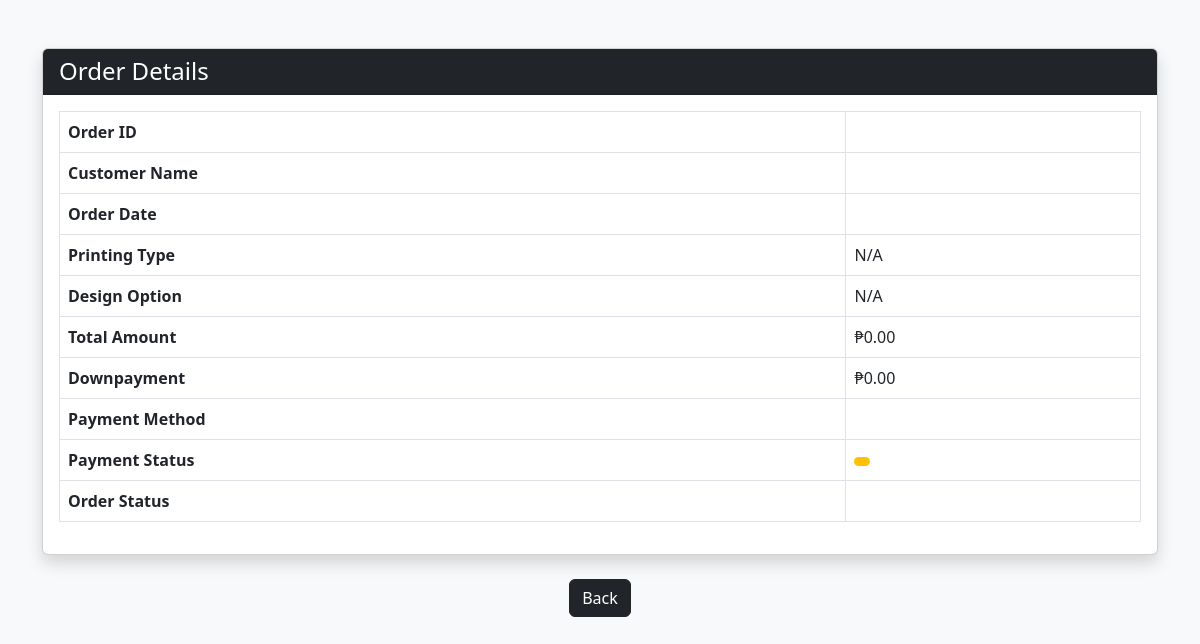
Page /manager/view_order.php?order_id=3U739 on the earlier database version.
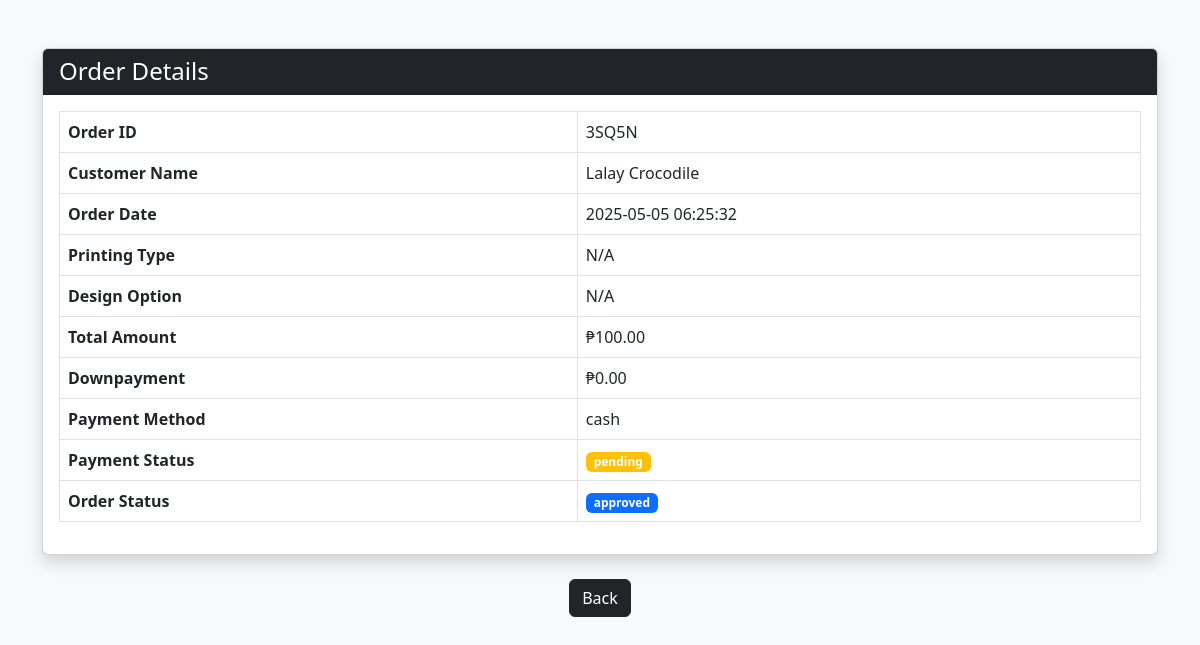
Same page on the later database version.
### tables this page shows
CREATE TABLE `orders` (
  `order_id` varchar(10) NOT NULL,
  `customer_id` int(11) NOT NULL,
  `order_type` enum('tailoring','sublimation') NOT NULL,
  `total_amount` decimal(10,2) NOT NULL,
  `downpayment_amount` decimal(10,2) NOT NULL,
  `payment_method` enum('cash','gcash') NOT NULL,
  `payment_status` enum('pending','downpayment_paid','fully_paid') DEFAULT 'pending',
  `order_status` enum('pending_approval','declined','approved','in_process','ready_for_pickup','completed') DEFAULT 'pending_approval',
  `staff_id` int(11) DEFAULT NULL,
  `manager_id` int(11) DEFAULT NULL,
  `notes` text DEFAULT NULL,
  `created_at` timestamp NOT NULL DEFAULT current_timestamp(),
  `updated_at` timestamp NOT NULL DEFAULT current_timestamp() ON UPDATE current_timestamp(),
  `screenshot_path` varchar(255) DEFAULT NULL,
  `status_history` text DEFAULT NULL
);

CREATE TABLE `customers` (
  `customer_id` int(11) NOT NULL,
  `username` varchar(50) NOT NULL,
  `password` varchar(255) NOT NULL,
  `email` varchar(100) NOT NULL,
  `first_name` varchar(50) NOT NULL,
  `last_name` varchar(50) NOT NULL,
  `phone_number` varchar(20) DEFAULT NULL,
  `address` text DEFAULT NULL,
  `created_at` timestamp NOT NULL DEFAULT current_timestamp(),
  `updated_at` timestamp NOT NULL DEFAULT current_timestamp() ON UPDATE current_timestamp()
);

### manager/view_order.php (the view, shortened to what this page needs)
<?php
include '../db.php';
$order_id = $_GET['order_id'];
$order_query = $conn->prepare("
    SELECT o.order_id, c.first_name, c.last_name, o.created_at,
           o.total_amount, o.downpayment_amount, o.payment_method,
           o.payment_status, o.order_status
    FROM orders o
    JOIN customers c ON o.customer_id = c.customer_id
    WHERE o.order_id = ?
");
$order_query->bind_param("i", $order_id);
$order_query->execute();
$order_result = $order_query->get_result();
$order = $order_result->fetch_assoc();
$sublimation_query = $conn->prepare("
    SELECT s.printing_type, s.template_id, s.custom_design, s.design_path
    FROM sublimation_orders s
    WHERE s.order_id = ?
");
$sublimation_query->bind_param("i", $order_id);
$sublimation_query->execute();
$sublimation_result = $sublimation_query->get_result();
$sublimation = $sublimation_result->fetch_assoc();
if ($sublimation) {
    if ($sublimation['custom_design']) {
        $design_option = "Custom Design (" . htmlspecialchars($sublimation['design_path']) . ")";
    } elseif ($sublimation['template_id']) {
        $design_option = "Template (" . htmlspecialchars($sublimation['template_id']) . ")";
    } else {
        $design_option = "N/A";
    }
} else {
    $design_option = "N/A";
}
?>
<!DOCTYPE html>
<html lang="en">
<head>
    <link href="https://cdn.jsdelivr.net/npm/bootstrap@5.3.0/dist/css/bootstrap.min.css" rel="stylesheet">
</head>
<body class="bg-light">
<div class="container mt-5">
    <div class="card shadow">
        <div class="card-header bg-dark text-white">
            <h4 class="mb-0">Order Details</h4>
        </div>
        <div class="card-body">
            <table class="table table-bordered">
                <tr><th>Order ID</th><td><?= htmlspecialchars($order['order_id']) ?></td></tr>
                <tr><th>Customer Name</th><td><?= htmlspecialchars($order['first_name'] . " " . $order['last_name']) ?></td></tr>
                <tr><th>Order Date</th><td><?= htmlspecialchars($order['created_at']) ?></td></tr>
                <tr><th>Printing Type</th><td><?= htmlspecialchars($sublimation['printing_type'] ?? 'N/A') ?></td></tr>
                <tr><th>Design Option</th><td><?= $design_option ?></td></tr>
                <tr><th>Total Amount</th><td>₱<?= number_format($order['total_amount'], 2) ?></td></tr>
                <tr><th>Downpayment</th><td>₱<?= number_format($order['downpayment_amount'], 2) ?></td></tr>
                <tr><th>Payment Method</th><td><?= htmlspecialchars($order['payment_method']) ?></td></tr>
                <tr><th>Payment Status</th><td><span class="badge bg-<?= $order['payment_status'] == 'fully_paid' ? 'success' : 'warning' ?>">
                    <?= htmlspecialchars($order['payment_status']) ?></span></td></tr>
                <tr><th>Order Status</th><td><span class="badge bg-primary"><?= htmlspecialchars($order['order_status']) ?></span></td></tr>
            </table>
        </div>
    </div>
    <div class="text-center mt-4">
        <a href="orders.php" class="btn btn-dark">Back</a>
    </div> <br><br>
</div>
</body>
</html>

Differences in the rows shown:
added orders: order_id "3SQ5N", created_at "2025-05-05 06:25:32", total_amount "100.00", downpayment_amount "0.00", payment_method "cash", payment_status "pending", order_status "approved"
added customers: first_name+last_name "Lalay Crocodile"
Other differences:
$order['total_amount']: "0.00" → (not shown)
$order['downpayment_amount']: "0.00" → (not shown)
